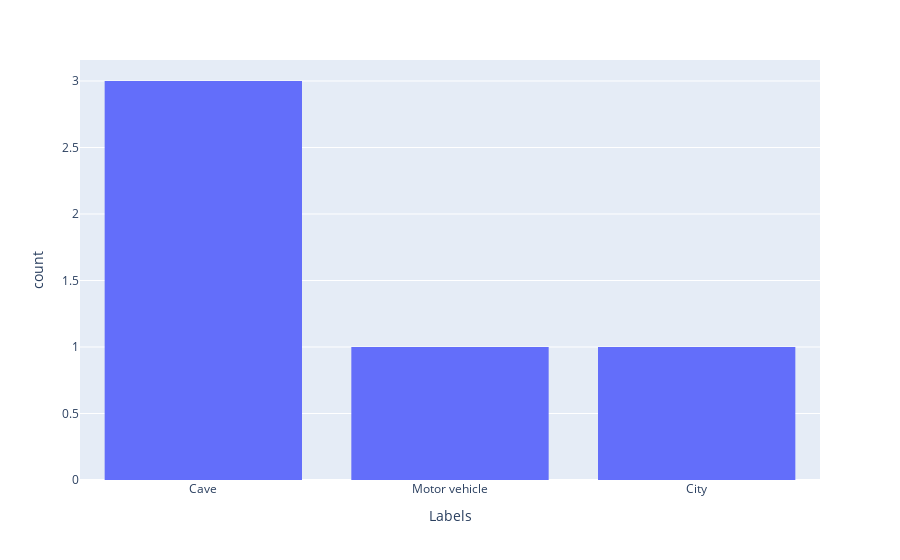

This figure's notebook cell:
### Markdown cell above
## Statistics

### Code cell
fig2 = px.histogram(x = df.iloc[:,0])
fig2.update_layout(title_text="")
fig2.update_xaxes(title_text='Labels')
fig2.show()

### Figure 1 — Plotly figure (JSON) as saved in the notebook; plotly's stock layout.template omitted (floating-point values rounded to 4 significant figures)
{"data": [{"alignmentgroup": "True", "bingroup": "x", "hovertemplate": "x=%{x}<br>count=%{y}<extra></extra>", "legendgroup": "", "marker": {"color": "#636efa"}, "name": "", "offsetgroup": "", "orientation": "v", "showlegend": false, "type": "histogram", "x": ["Cave", "Motor vehicle", "Cave", "City", "Cave"], "xaxis": "x", "yaxis": "y"}], "layout": {"barmode": "relative", "legend": {"tracegroupgap": 0}, "margin": {"t": 60}, "title": {"text": ""}, "xaxis": {"anchor": "y", "domain": [0, 1], "title": {"text": "Labels"}}, "yaxis": {"anchor": "x", "domain": [0, 1], "title": {"text": "count"}}}}
